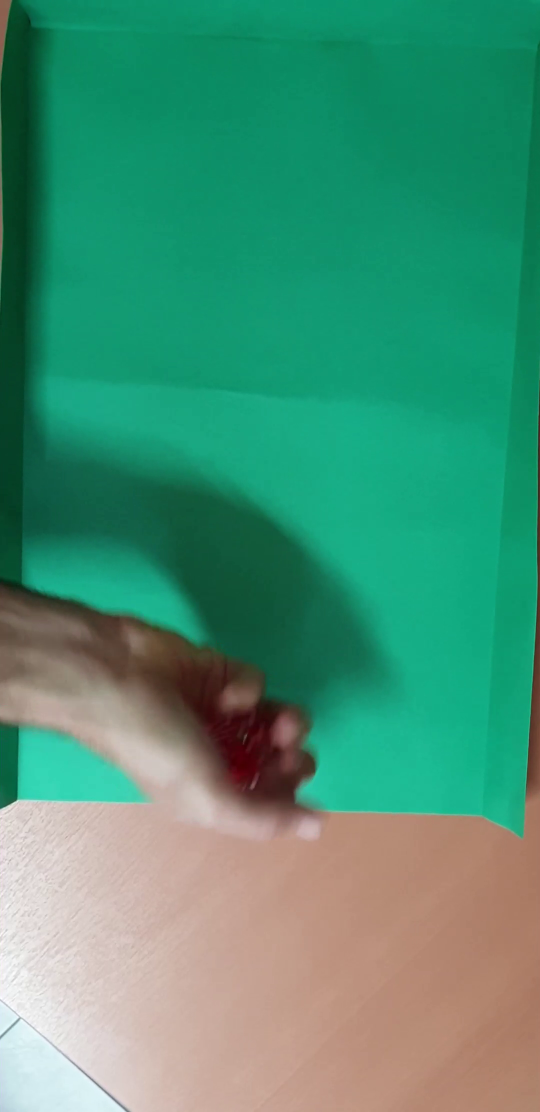
#> input picture frame 14 of tirada_1.mp4, 1080 x 2224 px (shown at 1/2 size)
$ python tp_pdi_final.py
#> lines starting #> are read from the running program, lines starting #| are printed output that depends on the picture; after the words box and inside, x2 and y2 are one past the last pixel; in counts of white or black regions, pixels touching at a corner belong together
import cv2
import numpy as np

def filter_color_hsv(image, color_lower1, color_upper1, color_lower2, color_upper2):
    hsv = cv2.cvtColor(image, cv2.COLOR_BGR2HSV)
    mask1 = cv2.inRange(hsv, color_lower1, color_upper1)
    mask2 = cv2.inRange(hsv, color_lower2, color_upper2)
    mask = cv2.bitwise_or(mask1, mask2)
    return cv2.bitwise_and(image, image, mask=mask)

video_path = "tirada_1.mp4"

cap = cv2.VideoCapture(video_path)
width = int(cap.get(cv2.CAP_PROP_FRAME_WIDTH))
height = int(cap.get(cv2.CAP_PROP_FRAME_HEIGHT))
fps = int(cap.get(cv2.CAP_PROP_FPS))

out = cv2.VideoWriter('dados_quietos.mp4', cv2.VideoWriter_fourcc(*'mp4v'), fps, (width, height))

previous_list_centroids = []

while cap.isOpened():
    ret, frame = cap.read()
#> frame is the input picture: shape (2224, 1080, 3); mean B, G, R 116.6, 145.4, 73.4

    if not ret:
        break

    frame = cv2.resize(frame, dsize=(int(frame.shape[1] / 3), int(frame.shape[0] / 3)))
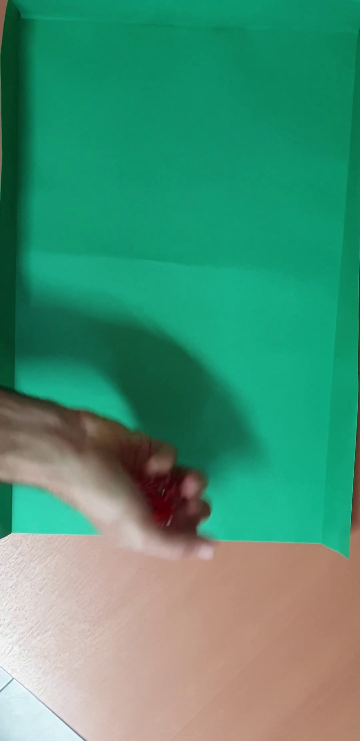
#> frame: shape (741, 360, 3); mean B, G, R 116.5, 145.4, 73.4

    lower_red1 = np.array([0, 100, 50])
    upper_red1 = np.array([5, 255, 255])
    lower_red2 = np.array([170, 100, 50])
    upper_red2 = np.array([190, 255, 255])
    red_mask = filter_color_hsv(frame, lower_red1, upper_red1, lower_red2, upper_red2)
#> in filter_color_hsv, `hsv = cv2.cvtColor(image, cv2.COLOR_BGR2HSV)`: hsv: shape (741, 360, 3); mean H, S, V 58.6, 170, 155.6
#> in filter_color_hsv, `mask1 = cv2.inRange(hsv, color_lower1, color_upper1)`:
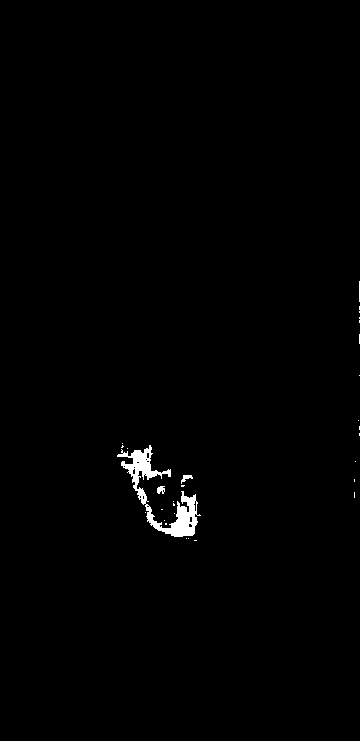
#> mask1: shape (741, 360); 0.78% white; 30 white regions (26 under 20 px), largest, box (x1, y1, x2, y2) and area: (117, 445, 201, 537) 1877, (181, 475, 193, 484) 50, (157, 486, 165, 494) 48, (359, 281, 360, 302) 21
#> in filter_color_hsv, `mask2 = cv2.inRange(hsv, color_lower2, color_upper2)`:
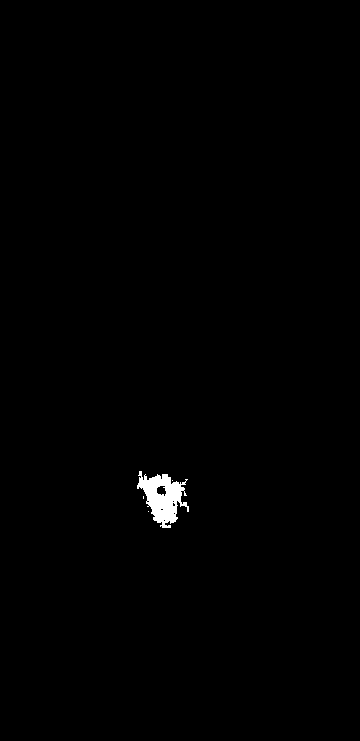
#> mask2: shape (741, 360); 0.57% white; 4 white regions (3 under 20 px), largest, box (x1, y1, x2, y2) and area: (137, 471, 189, 528) 1518
#> in filter_color_hsv, `mask = cv2.bitwise_or(mask1, mask2)`:
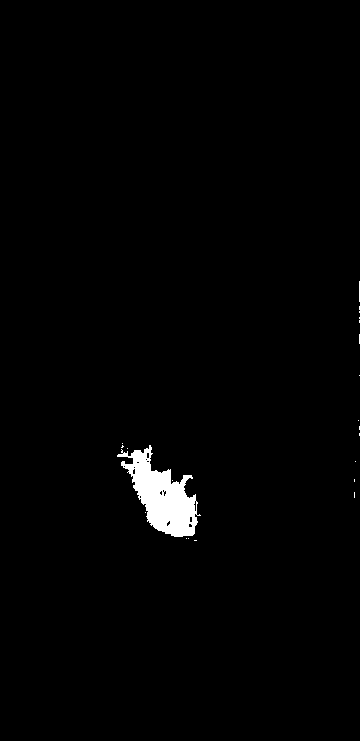
#> mask: shape (741, 360); 1.3% white; 22 white regions (20 under 20 px), largest, box (x1, y1, x2, y2) and area: (117, 445, 201, 537) 3518, (359, 281, 360, 302) 21
    red_mask_gray = cv2.cvtColor(red_mask, cv2.COLOR_BGR2GRAY)
    #cv2.imshow('', red_mask_gray)

    # Filtrar por área y obtener centroides
    labels, _, stats, centroids = cv2.connectedComponentsWithStats(red_mask_gray)
#> labels = 23; stats = 23 rows, first 6: [0, 0, 360, 741, 263167], [359, 281, 1, 21, 21], [359, 306, 1, 4, 4], [359, 311, 1, 2, 2], [359, 317, 1, 2, 2], [359, 320, 1, 3, 3]; centroids = 23 rows, first 8: [179.7, 368.3], [359, 291], [359, 307.5], [359, 311.5], [359, 317.5], [359, 321], [359, 338.5], [359, 375]

    # Crear la máscara una sola vez fuera del bucle
    dice_mask = np.zeros_like(red_mask_gray)

    # Visualizar objetos encontrados
    for stat in stats[1:]:  # Excluir el fondo (índice 0)
        x, y, w, h, area = map(int, stat)

        # Calcular el aspect ratio del rectángulo
        aspect_ratio = w / float(h)

        # Filtrar por área y aspect ratio
        if 200 < area < 600 and 0.5 < aspect_ratio < 1.5:
            # Acumular la región en la máscara
            dice_mask[y:y+h, x:x+w] += red_mask_gray[y:y+h, x:x+w]
#> this loop made 22 passes
#> (x, y, w, h, area, aspect_ratio) on passes 1, 13: (359, 281, 1, 21, 21, 0.0476), (117, 445, 84, 92, 3518, 0.913)
#> dice_mask: shape (741, 360); every value is 0

    # Aplicar cierre morfológico sin dilatación
    kernel_cierre = np.ones((1, 1), np.uint8)  # Ajusta el tamaño del kernel
    dice_mask = cv2.morphologyEx(dice_mask, cv2.MORPH_CLOSE, kernel_cierre, iterations=1)  # Ajusta el número de iteraciones
    #cv2.imshow('', dice_mask)

    # Umbralizar la máscara
    _, binary_mask = cv2.threshold(dice_mask, 20, 255, cv2.THRESH_BINARY)
    #cv2.imshow('Binary mask', binary_mask)

    # Encontrar contornos en la máscara binaria
    contours, _ = cv2.findContours(binary_mask, cv2.RETR_EXTERNAL, cv2.CHAIN_APPROX_SIMPLE)
#> contours = []

    # Crear una lista vacía para guardar los contornos válidos
    valid_contours = []

    # Crear una lista vacía para guardar los centroides de cada dado
    list_centroids = []

    for contour in contours:
        x, y, w, h = cv2.boundingRect(contour)

        # Filtrar contornos por área
        if cv2.contourArea(contour) > 50:
            valid_contours.append(contour)

            # Calcular los centroides
            centroid_x = x + w // 2
            centroid_y = y + h // 2
            dice_centroid = (centroid_x, centroid_y)

            # Agregar el centroide a la lista
            list_centroids.append(dice_centroid)
#> this loop made 0 passes
#> after the loop, list_centroids = []; valid_contours = []

    umbral = 3
    if all(all(abs(x[i] - y[i]) <= umbral for i in range(len(x))) for x, y in zip(list_centroids, previous_list_centroids)):
        if len(list_centroids) == 5:
            # Visualizar y contar puntos en los dados
            for contour in valid_contours:
                points_inside_dice = 0
                x, y, w, h = cv2.boundingRect(contour)

                dice_region = frame[y:y+h, x:x+w]

                # Convertir la región del dado a escala de grises
                dice_gray = cv2.cvtColor(dice_region, cv2.COLOR_BGR2GRAY)
                #cv2.imshow("",dice_gray)

                # Umbralizar la región del dado
                _, binary_dice = cv2.threshold(dice_gray, 175, 255, cv2.THRESH_BINARY)

                # Encontrar contornos en la región binarizada
                contours_inside_dice, _ = cv2.findContours(binary_dice, cv2.RETR_EXTERNAL, cv2.CHAIN_APPROX_SIMPLE)

                # Filtrar los puntos dentro del dado por área y contarlos
                for dice_contour in contours_inside_dice:
                    if 0 < cv2.contourArea(dice_contour) < 15:
                            points_inside_dice += 1

                cv2.rectangle(frame, (x, y), (x + w, y + h), (255, 0, 0), 2)
                cv2.putText(frame, f'{points_inside_dice}', (x, y - 10), cv2.FONT_HERSHEY_SIMPLEX, 0.5, (255, 255, 255), 2)


            cv2.imwrite("dados_quietos.png", frame)
            nuevas_dimensiones = (width, height)
            resize_frame = cv2.resize(frame, nuevas_dimensiones)
            out.write(resize_frame)

    previous_list_centroids = list_centroids
#> previous_list_centroids = []

    cv2.imshow('Frame', frame)

    if cv2.waitKey(25) & 0xFF == ord('q'):
#> (key q is pressed here)
        break

cap.release()
out.release()
cv2.destroyAllWindows()

$ run again, starting later in the video
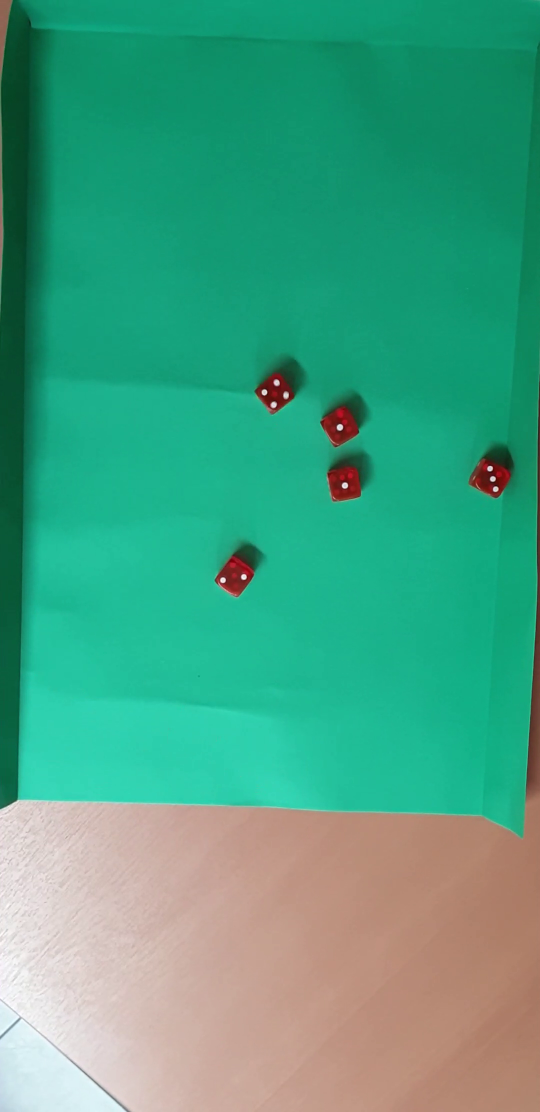
#> input picture frame 65 of tirada_1.mp4, 1080 x 2224 px (shown at 1/2 size)
#> frame is the input picture: shape (2224, 1080, 3); mean B, G, R 130.6, 161, 71.8
#> hsv: shape (741, 360, 3); mean H, S, V 63.1, 176, 170.7
#> in filter_color_hsv, `mask1 = cv2.inRange(hsv, color_lower1, color_upper1)`:
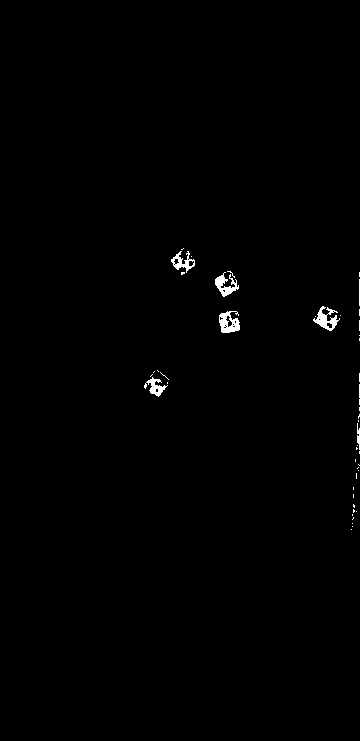
#> mask1: shape (741, 360); 0.57% white; 47 white regions (40 under 20 px), largest, box (x1, y1, x2, y2) and area: (219, 311, 240, 333) 300, (313, 306, 340, 331) 293, (215, 272, 239, 297) 266
#> mask2: shape (741, 360); 0.2% white; 34 white regions (29 under 20 px), largest, box (x1, y1, x2, y2) and area: (149, 370, 169, 386) 143, (224, 272, 236, 288) 87, (322, 307, 340, 320) 74, (179, 249, 188, 264) 60, (230, 312, 239, 320) 47
#> mask: shape (741, 360); 0.76% white; 37 white regions (30 under 20 px), largest, box (x1, y1, x2, y2) and area: (215, 271, 239, 297) 384, (144, 370, 169, 397) 382, (219, 311, 240, 333) 378
#> labels = 38; stats = 38 rows, first 6: [0, 0, 360, 741, 264721], [171, 248, 24, 27, 319], [215, 271, 24, 26, 384], [359, 272, 1, 5, 5], [359, 279, 1, 27, 27], [313, 306, 28, 25, 377]; centroids = 38 pairs, first value 156.5 to 359, second value 260.8 to 529
#> the loop `for stat in stats[1:]:` made 37 passes
#> (x, y, w, h, area, aspect_ratio) on passes 1, 2, 4, 5, 7, 12, 19: (171, 248, 24, 27, 319, 0.889), (215, 271, 24, 26, 384, 0.923), (359, 279, 1, 27, 27, 0.037), (313, 306, 28, 25, 377, 1.12), (219, 311, 21, 22, 378, 0.955), (144, 370, 25, 27, 382, 0.926), (357, 423, 3, 27, 53, 0.111)
#> binary_mask: shape (741, 360); 0.69% white; 6 white regions (1 under 20 px)
#> contours = 6 contours, 1 with area under 20; largest, box (x1, y1, x2, y2) and area: (313, 306, 341, 331) 380, (144, 370, 169, 397) 375, (215, 271, 239, 297) 368, (219, 311, 240, 333) 358, (171, 248, 195, 275) 351
#> the loop `for contour in contours:` made 6 passes
#> (x, y, w, h, centroid_x, centroid_y) on passes 1, 3, 4, 5, 6: (144, 370, 25, 27, 156, 383), (219, 311, 21, 22, 229, 322), (313, 306, 28, 25, 327, 318), (215, 271, 24, 26, 227, 284), (171, 248, 24, 27, 183, 261)
#> after the loop `for contour in contours:`: list_centroids = [(156, 383), (229, 322), (327, 318), (227, 284), (183, 261)]; valid_contours = 5 contours; box (x1, y1, x2, y2) and area: (313, 306, 341, 331) 380, (144, 370, 169, 397) 375, (215, 271, 239, 297) 368, (219, 311, 240, 333) 358, (171, 248, 195, 275) 351
#> the loop `for contour in valid_contours:` made 5 passes
#> (x, y, w, h, contours_inside_dice) on passes 1 to 5: (144, 370, 25, 27, 3 contours, all with area under 20), (219, 311, 21, 22, [[[9, 11], [9, 13], [12, 13], [12, 11]]]), (313, 306, 28, 25, 3 contours, all with area under 20), (215, 271, 24, 26, 2 contours, all with area under 20), (171, 248, 24, 27, 4 contours, all with area under 20)
#> after the loop `for contour in valid_contours:`:
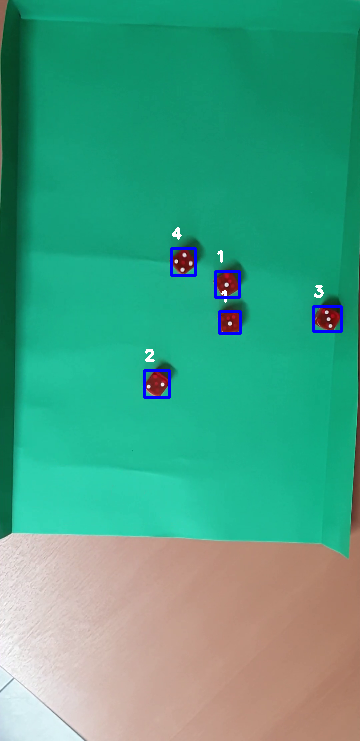
#> frame: shape (741, 360, 3); mean B, G, R 131.6, 160.5, 71.7
#> previous_list_centroids has the same summary as list_centroids
